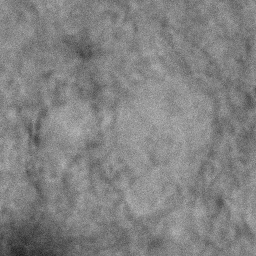
#> input picture Example/632.tiff, 256 x 256 px
$ python InitialAnnotationGenerator.py   (older library calls are emulated)
#> lines starting #> are read from the running program, lines starting #| are printed output that depends on the picture
# -*- coding: utf-8 -*-
"""
Created on Thu Apr 14 17:18:56 2022

@author: user
"""
import os
import numpy as np
import umap
import scipy
import cv2
import scipy.ndimage as ndi
from PIL import Image
from matplotlib import pyplot as plt
from skimage import morphology,io,exposure
from skimage.filters.rank import  entropy, minimum, maximum, windowed_histogram, median
from sklearn.preprocessing import StandardScaler
from sklearn.decomposition import PCA
from sklearn.cluster import KMeans


class initialAnnotationGenerator(object):
    def __init__(self):
       pass

    # function to display figure
    # [27 lines left out: functions display_fig, std_convoluted, local_variance, not called in this run]

    # local uniformity
    def local_Uniformity(self, image, N):
        h, w = image.shape
        local_uniformity = np.zeros(image.shape)
        hist_img = windowed_histogram(image, morphology.square(N))
        for i in range(h):
            for j in range(w):
                local_uniformity[i,j] = sum(hist_img[i,j,:]**2)
        return local_uniformity

    # Get Data For Clustering
    def GetDataForCluster(self, imagePath, savefolder = './featureMap1'):
        # create a folder if you want to save the feature map, then set savefolder='./featureMap1', or set the savefolder as False
#> called with imagePath = './Example/632.tiff', savefolder = False
        if savefolder:
            print('saveFolder:'+savefolder)
            isExists = os.path.exists(savefolder)
            if not isExists:
                os.makedirs(savefolder)

        im_origin = io.imread(imagePath)
#> im_origin is the input picture: shape (256, 256); min 28, max 186, mean 130.3
        h,w = im_origin.shape
#> h = 256; w = 256
        data = []
        n_rows = h*w
#> n_rows = 65536
        # rescale the image intensity
        im_rescaled = exposure.rescale_intensity(im_origin)
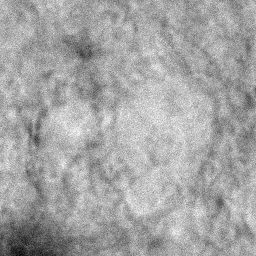
#> im_rescaled: shape (256, 256); min 0, max 255, mean 164.7
        for kernel_size in range(5, 14, 2): #6-10
            if savefolder:
                if not os.path.exists(savefolder + '/ks' + str(kernel_size)):
                    os.makedirs(savefolder + '/ks' + str(kernel_size))

            N = kernel_size*2 + 1
            name = imagePath.split('/')[-1].split('.')[0]

            # loc_var = self.local_variance(im_rescaled, kernel_size).reshape(n_rows, 1)
            # io.imsave(savefolder + '/ks' + str(kernel_size)+'/'+name+'_var.png',loc_var.reshape(h,w))
            # # self.display_fig(2,loc_var.reshape(h,w),'var')
            # data.append(loc_var)

            loc_uni = self.local_Uniformity(im_rescaled, N).reshape(n_rows, 1)
            loc_uni_rescaled = exposure.rescale_intensity(loc_uni)
            if savefolder:
                print(savefolder)
                io.imsave(savefolder + '/ks' + str(kernel_size)+'/'+name+'_uni.png',loc_uni_rescaled.reshape(h,w))
                # self.display_fig(3,loc_uni_rescaled.reshape(h,w),'loc_uni')
            data.append(loc_uni_rescaled)

            loc_range = (maximum(im_rescaled, morphology.square(N))-minimum(im_rescaled, morphology.square(N))).reshape(n_rows, 1)
            if savefolder:
                io.imsave(savefolder + '/ks' + str(kernel_size)+'/'+name+'_ran.png',loc_range.reshape(h,w))
                # self.display_fig(4,loc_range.reshape(h,w),'loc_range')
            data.append(loc_range)

            loc_medium = median(im_rescaled,  morphology.square(kernel_size)).reshape(n_rows, 1)
            if savefolder:
                io.imsave(savefolder + '/ks' + str(kernel_size)+'/'+name+'_med.png',loc_medium.reshape(h,w))
                # self.display_fig(5,loc_medium.reshape(h,w),'loc_medium')
            data.append(loc_medium)

            loc_entropy = entropy(im_rescaled, morphology.square(N)).reshape(n_rows, 1)
            if savefolder:
                io.imsave(savefolder + '/ks' + str(kernel_size)+'/'+name+'_ent.png',loc_entropy.reshape(h,w))
                # self.display_fig(6,loc_entropy.reshape(h,w),'loc_entropy')
            data.append(loc_entropy)
#> after the loop, data = 20 items

        data = np.column_stack(data)
        print('1 image finished!')
        return np.mat(data),h,w


    def clusteringAfterUmapOrPCA(self, imgFeaData, row, col, n_clusters, decoMethod = 'UMAP'):
        # normalization
        scaler = StandardScaler().fit(imgFeaData)
        imgData_scl = scaler.transform(imgFeaData)

        if decoMethod == 'PCA':
            print('Here PCA')
            # # pca
            pca = PCA(n_components=3)
            clusterable_embedding = pca.fit_transform(imgData_scl)
        else:
            #umap
            print('Here UMAP')
            clusterable_embedding = umap.UMAP(
                n_neighbors=60,
                min_dist=0.0,
                n_components=3,
                random_state=None,
            ).fit_transform(imgData_scl)
        # KMeans clustering
        km = KMeans(n_clusters)
        label1 = km.fit_predict(clusterable_embedding).reshape([row,col])
        io.imsave('./Example/K_'+str(n_clusters)+'_'+decoMethod+'.png', label1)
        self.display_fig(7,label1,'im_label')


     # label for M2
    # [29 lines left out: functions M2_unknown, M1_watershed, M3_watershed_uncertain, not called in this run]


if __name__ == '__main__':

    Generator1 = initialAnnotationGenerator()
    d1, h, w = Generator1.GetDataForCluster('./Example/632.tiff', False)
#> h = 256; w = 256
    Generator1.clusteringAfterUmapOrPCA(d1, h, w, 4)
#> (the run stopped early here; a loop or call above may not have finished)
